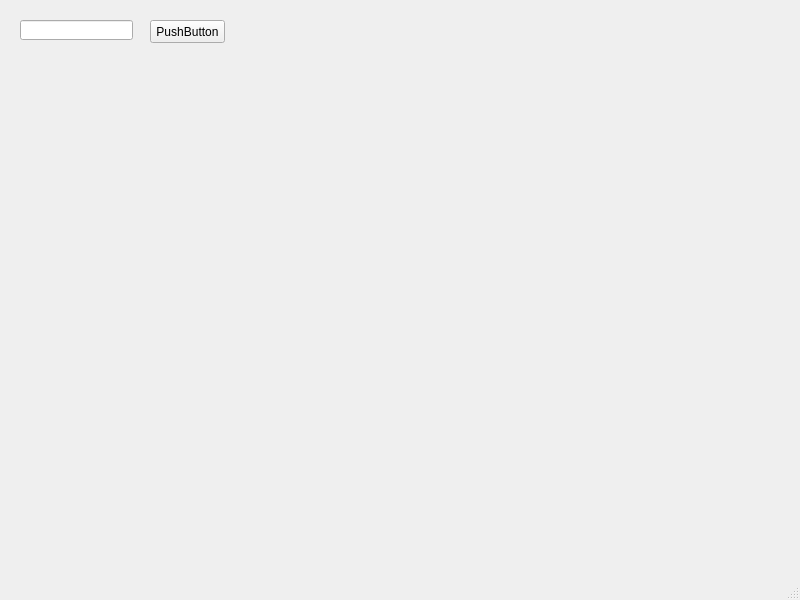
<?xml version="1.0" encoding="UTF-8"?>
<ui version="4.0">
 <class>MainWindow</class>
 <widget class="QMainWindow" name="MainWindow">
  <property name="geometry">
   <rect>
    <x>0</x>
    <y>0</y>
    <width>800</width>
    <height>600</height>
   </rect>
  </property>
  <property name="windowTitle">
   <string>MainWindow</string>
  </property>
  <widget class="QWidget" name="centralwidget">
   <widget class="QPushButton" name="btn1">
    <property name="geometry">
     <rect>
      <x>150</x>
      <y>20</y>
      <width>75</width>
      <height>23</height>
     </rect>
    </property>
    <property name="text">
     <string>PushButton</string>
    </property>
   </widget>
   <widget class="QLineEdit" name="inp1">
    <property name="geometry">
     <rect>
      <x>20</x>
      <y>20</y>
      <width>113</width>
      <height>20</height>
     </rect>
    </property>
   </widget>
   <widget class="QWidget" name="widget1" native="true">
    <property name="geometry">
     <rect>
      <x>20</x>
      <y>60</y>
      <width>631</width>
      <height>391</height>
     </rect>
    </property>
   </widget>
  </widget>
  <widget class="QMenuBar" name="menubar">
   <property name="geometry">
    <rect>
     <x>0</x>
     <y>0</y>
     <width>800</width>
     <height>21</height>
    </rect>
   </property>
  </widget>
  <widget class="QStatusBar" name="statusbar"/>
 </widget>
 <resources/>
 <connections/>
</ui>
